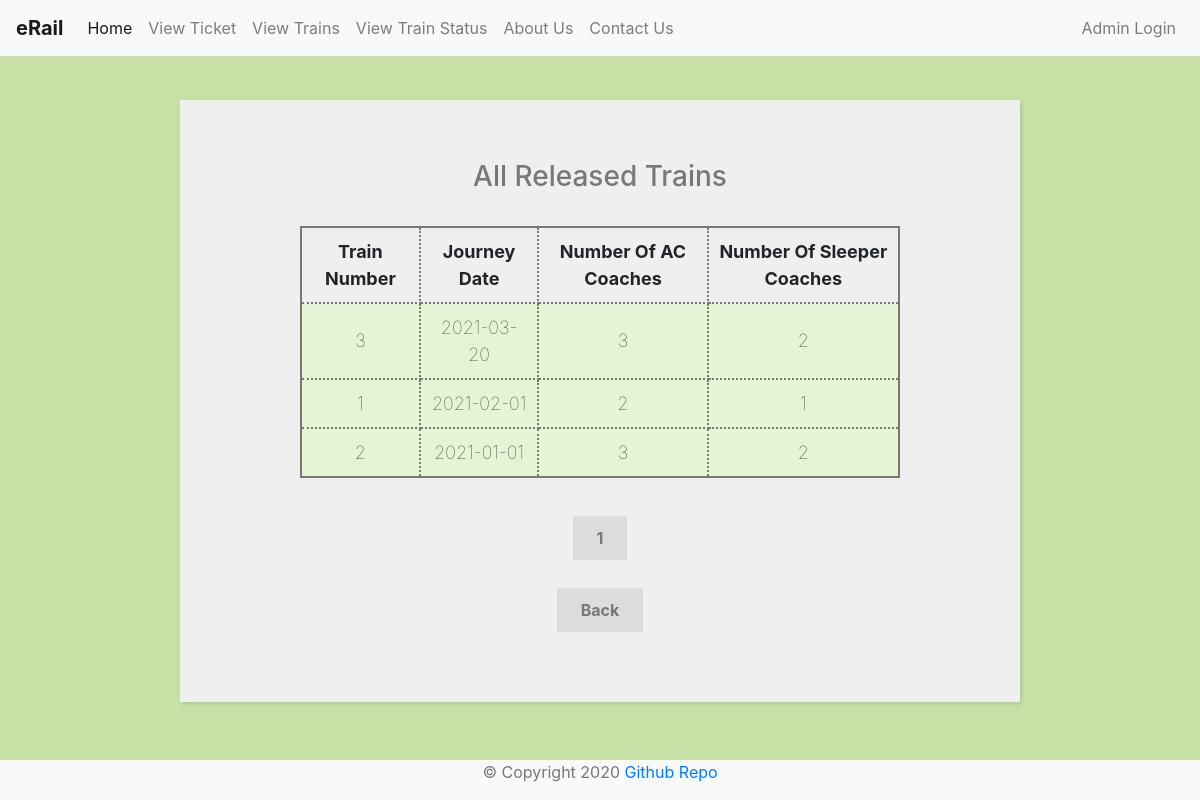
The app's page /view-trains.php with its own data.
### tables this page shows
CREATE TABLE `train` (
  `t_number` int(11) NOT NULL,
  `t_date` date NOT NULL,
  `num_ac` int(11) NOT NULL,
  `num_sleeper` int(11) NOT NULL,
  `released_by` varchar(50) NOT NULL
);

### template/pagination.php (called while the page is built)
<?php
    $results_per_page = 5;
    $result = $conn->query($sql);
    $number_of_result = $result->num_rows;
    $number_of_page = ceil ($number_of_result / $results_per_page);
    if (!isset ($_GET['page']) ) {
        $page = 1;
    } else {
        $page = $_GET['page'];
    }
    $page_first_result = ($page-1) * $results_per_page;
?>

### view-trains.php (the view, shortened to what this page needs)
<?php
    include "config/connection.php";
    $sql = "SELECT * FROM train ORDER BY t_date DESC";
    include "template/pagination.php";
    $sql = "SELECT *FROM train ORDER BY t_date DESC LIMIT " . $page_first_result . ',' . $results_per_page;
    $result = $conn->query($sql);
?>
<!DOCTYPE html>
<html lang="en">
<head>
</head>
<?php
    if(isset($_SESSION['username']))
        include "template/header-name.php";
    else
        include "template/header.php";
?>
<div style="margin-top:100px;">
<form style="width: 70%;">
    <h3 class="heading">All Released Trains</h3> <br>
    <section>
        <table>
            <tr>
                <th>Train Number</th>
                <th>Journey Date</th>
                <th>Number Of AC Coaches</th>
                <th>Number Of Sleeper Coaches </th>
            </tr>
            <?php
                while($rows=$result->fetch_assoc())
                {
             ?>
            <tr>
                <td><?php echo $rows['t_number'];?></td>
                <td><?php echo $rows['t_date'];?></td>
                <td><?php echo $rows['num_ac'];?></td>
                <td><?php echo $rows['num_sleeper'];?></td>
            </tr>
            <?php
                }
             ?>
        </table>
    </section>
    <br><br>
    <?php for($page = 1; $page<= $number_of_page; $page++) {  ?>
    <?php    echo '<a class="register" href = "view-trains.php?page=' . $page . '">' . $page . ' </a>'; ?>
    <?php } ?>
    <br><br><br>
    <a href="admin-page.php" class="register">Back</a>
</form>
</div>
<?php include "template/footer.php" ?>
</html>

### css/style.css (style rules this page uses)
body { background: #C5E1A5; }
form { width: 50%; margin: 60px auto; background: #efefef; padding: 60px 120px 80px 120px; text-align: center; -webkit-box-shadow: 2px 2px 3px rgba(0,0,0,0.1); box-shadow: 2px 2px 3px rgba(0,0,0,0.1); }
.register { background: rgb(220,220,220); font-weight: bold; color: rgb(120,120,120); padding: 12px 24px; }
.heading { color: rgb(120,120,120); }

### view-trains.php (style rules this page uses)
table { margin: 0 auto; font-size: large; border: 2px solid rgb(120, 120, 120); }
td { background-color: #E4F5D4; border: 2px solid rgb(120, 120, 120); }
th, td { font-weight: bold; border: 2px dotted rgb(120, 120, 120); padding: 10px; text-align: center; }
td { font-weight: lighter; }

### records on screen
train: t_number "3", t_date "2021-03-20", num_ac "3", num_sleeper "2"
train: t_number "1", t_date "2021-02-01", num_ac "2", num_sleeper "1"
train: t_number "2", t_date "2021-01-01", num_ac "3", num_sleeper "2"
